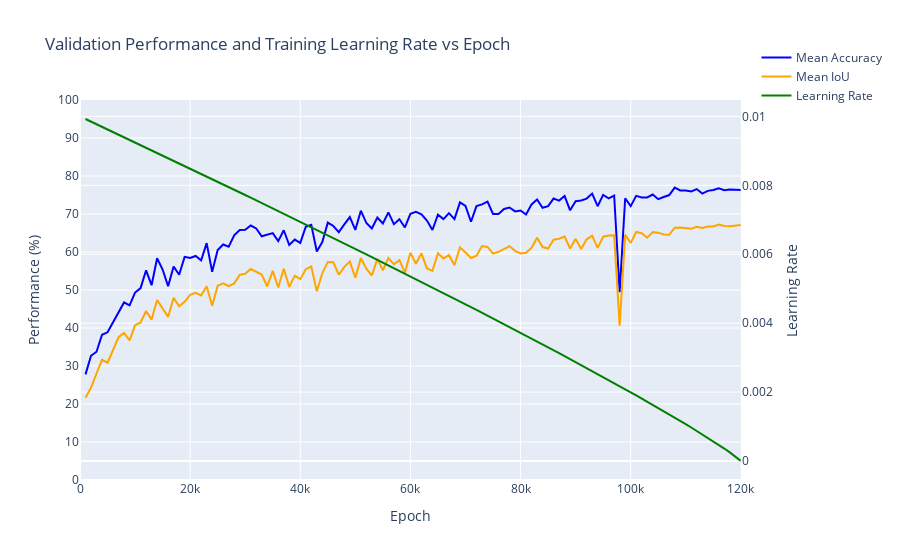

Here is the notebook cell this chart was saved with:
### Code cell
# SEBNet BaselineHead SGD, Pretrained, Batch Size 8, OHEM Cross Entropy - 67.23 Best mIoU
log_file_path = '/home/robert.breslin/alessandro/paper_2/mmsegmentation/work_dirs/sebnet_baseline-head_1xb8_cityscapes_ohem/20250819_174814/20250819_174814.log'
epochs, mIoU, mAcc, lrs = parse_log_file(log_file_path)
plot_accuracies_and_lr_interactive(epochs, mAcc, mIoU, lrs, sgd_range)
